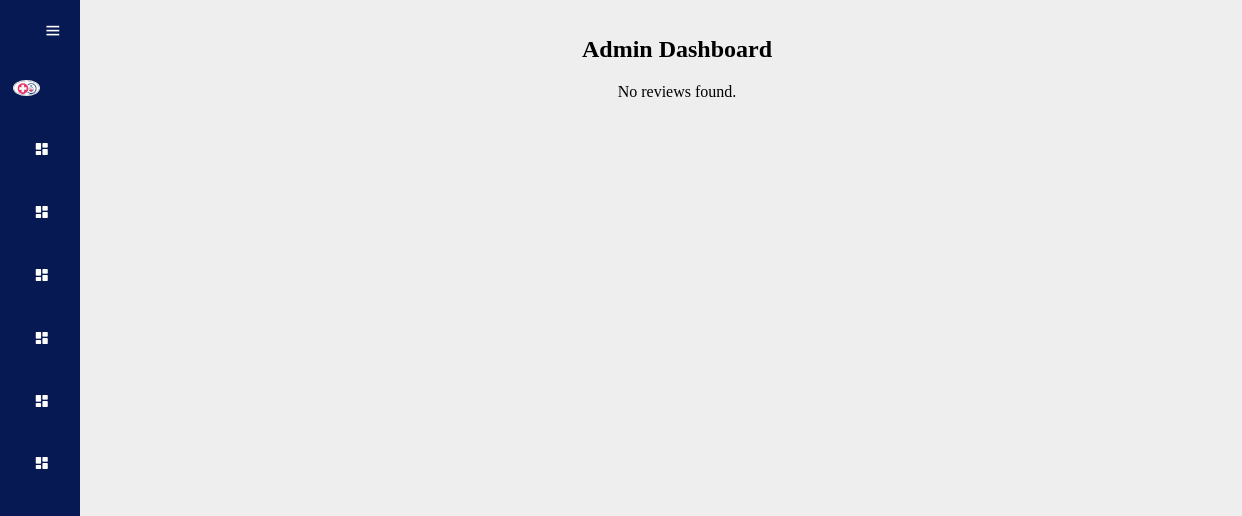
The app's page /manage_review.php (signed in), older data.
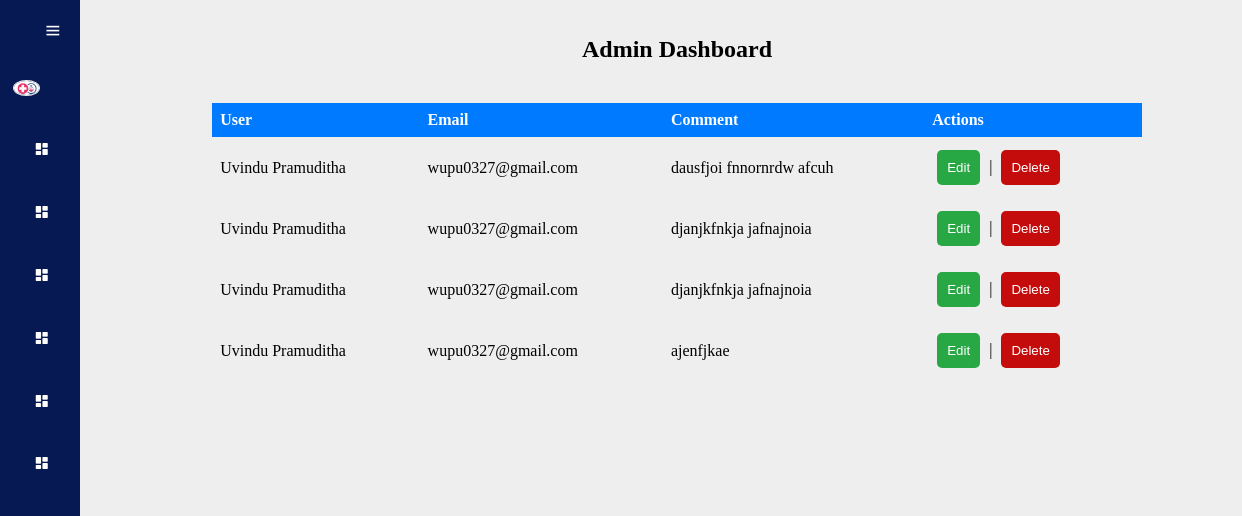
The same page, newer data.
### tables this page shows
CREATE TABLE `reviews` (
  `id` int(11) NOT NULL,
  `user_id` int(11) DEFAULT NULL,
  `user_name` varchar(255) NOT NULL,
  `user_image` varchar(255) DEFAULT NULL,
  `email` varchar(255) DEFAULT NULL,
  `comment` text DEFAULT NULL,
  `created_at` timestamp NOT NULL DEFAULT current_timestamp()
);

### manage_review.php (the view, shortened to what this page needs)
<!DOCTYPE html>
<html lang="en">
<head>
</head>
<body>
    <?php
    include 'sideBarAd.php';
    include 'connect.php';?>
<div class="main-content">
    <h2 style="text-align: center; margin: 20px auto;">Admin Dashboard</h2>
    <div class="container">
    <?php
    $sql = "SELECT * FROM reviews";
    $result = $connect->query($sql);
    if ($result->num_rows > 0) {
        echo "<table>";
        echo "<tr><th>User</th><th>Email</th><th>Comment</th><th>Actions</th></tr>";
        while ($row = $result->fetch_assoc()) {
            echo "<tr>";
            echo "<td>" . $row["user_name"] . "</td>";
            echo "<td>" . $row["email"] . "</td>";
            echo "<td>" . $row["comment"] . "</td>";
            echo "<td><a href='edit_review.php?id=" . $row["id"] . "'><button class='edit-button'>Edit</button></a> | <a href='delete_review.php?id=" . $row["id"] . "'><button class='delete-button'>Delete</button></a></td>";
            echo "</tr>";
        }
        echo "</table>";
    } else {
        echo "<p>No reviews found.</p>";
    }
    ?>
</div>
</div>
</body>
</html>

Row changes from the older to the newer data that the page shows:
added reviews: user_name "Uvindu Pramuditha", email "wupu0327@gmail.com", comment "dausfjoi fnnornrdw afcuh"
added reviews: user_name "Uvindu Pramuditha", email "wupu0327@gmail.com", comment "djanjkfnkja jafnajnoia"
added reviews: user_name "Uvindu Pramuditha", email "wupu0327@gmail.com", comment "djanjkfnkja jafnajnoia"
added reviews: user_name "Uvindu Pramuditha", email "wupu0327@gmail.com", comment "ajenfjkae"
Text that changed along with them:
text no longer shown: "No reviews found."
text now shown: "User Email Comment Actions"
